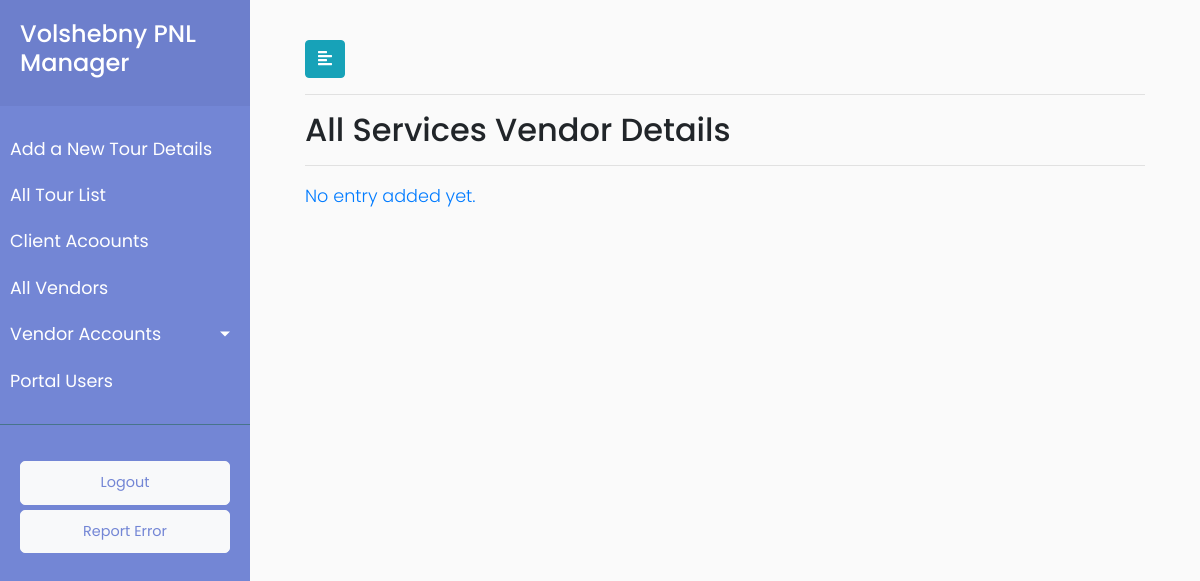
Before: /vendor/details/allservices/22/Pending/ (signed in) with the older database file.
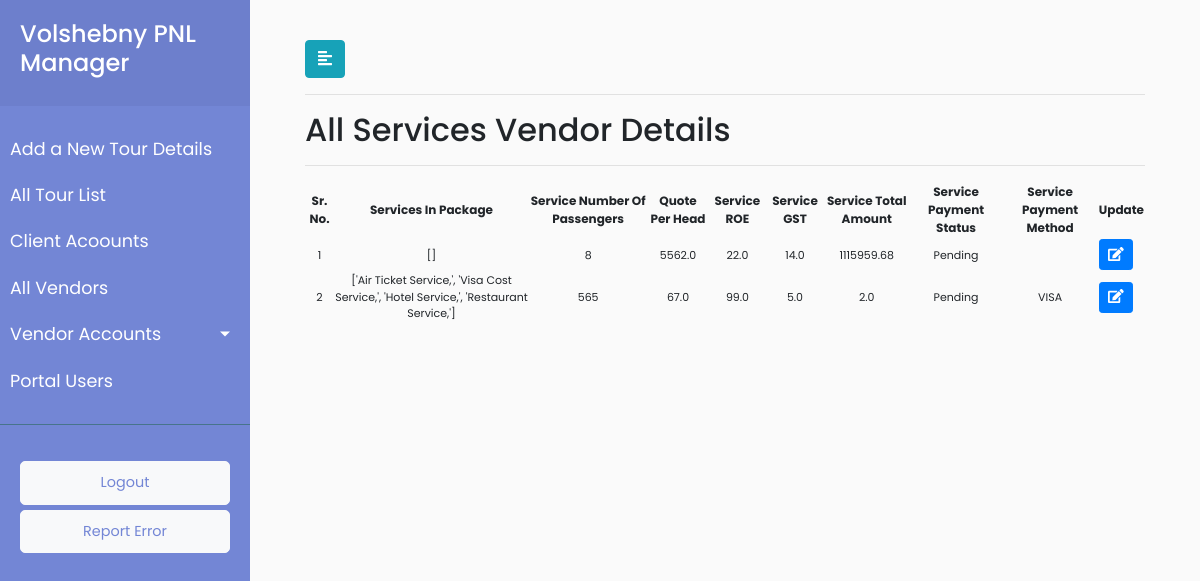
After: the same page with the newer database file.
### payment/models.py (models this page shows, shortened)
class Service(models.Model):
        payment_status=(('Pending','Pending'),('Done','Done'))
        service_vendor_id = models.ForeignKey(Vendor, on_delete = models.CASCADE,default="2")
        service_number_of_passengers =  models.CharField(max_length=920,blank=True)
        service_quote_per_head = models.FloatField(blank=True)
        service_roe = models.FloatField(blank=True)
        service_gst = models.FloatField(blank=True)
        service_total_amount =  models.FloatField(default=0.0,blank=True)
        service_payment_method = models.CharField(max_length=920,default="")
        service_vendor_payment_status = models.CharField(choices=payment_status,max_length=920,default="Pending")
        objects = InheritanceManager()
        service_id = models.ForeignKey(Groupdescription, on_delete = models.CASCADE,default="11")

class AllServices(Service):
        service_type = models.CharField(max_length=920,default="All Services")
        allservices_airticket = models.BooleanField(default=False)
        allservices_visacost = models.BooleanField(default=False)
        allservices_hotel = models.BooleanField(default=False)
        allservices_restaurant = models.BooleanField(default=False)
        allservices_entrances = models.BooleanField(default=False)
        allservices_sapsan = models.BooleanField(default=False)
        allservices_guide = models.BooleanField(default=False)
        allservices_transport = models.BooleanField(default=False)
        class Meta:
                verbose_name_plural = "AllServices"
                verbose_name = "AllServices"

class Service(models.Model):
        payment_status=(('Pending','Pending'),('Done','Done'))
        service_vendor_id = models.ForeignKey(Vendor, on_delete = models.CASCADE,default="2")
        service_number_of_passengers =  models.CharField(max_length=920,blank=True)
        service_quote_per_head = models.FloatField(blank=True)
        service_roe = models.FloatField(blank=True)
        service_gst = models.FloatField(blank=True)
        service_total_amount =  models.FloatField(default=0.0,blank=True)
        service_payment_method = models.CharField(max_length=920,default="")
        service_vendor_payment_status = models.CharField(choices=payment_status,max_length=920,default="Pending")
        objects = InheritanceManager()
        service_id = models.ForeignKey(Groupdescription, on_delete = models.CASCADE,default="11")

### payment/views.py (the view)
# urls.py: re_path(r'^vendor/details/allservices/(?P<vendor_id>[\w\-\s\(\)]+)/(?P<payment_status>\w+)/$',views.vendor_payment_details_list,name='vendor_payment_list'),
@login_required(login_url='/user_login')
def vendor_payment_details_list(request,vendor_id,payment_status):
    vendor_pending = AllServices.objects.filter(service_vendor_id=vendor_id,service_vendor_payment_status=payment_status).all()
    userrole = request.user.user_role
    allservices_dict = functions.all_service_dictionary_generator
    data = {"userrole":userrole, "vendor_pending": vendor_pending,'allservices_dict':allservices_dict }
    return render(request, 'payment/vendor_payment_details.html',data)

### payment/templatetags/all_services_list_filters.py (called while the page is built)
@register.filter
def get_item(dictionary, key):
    return dictionary.get(int(str(key)))

### payment/templates/payment/vendor_payment_details.html (shortened to what this page needs)
{% extends 'payment/base.html' %}
{% load all_services_list_filters %}
{% load static %}
{% block stylesheets %}
<link rel="stylesheet" href="//cdn.datatables.net/1.10.19/css/jquery.dataTables.min.css">
{% endblock stylesheets %}
{% block content %}
<div id="content">
	<div class="container-fluid">
		<button type="button" id="sidebarCollapse" class="btn btn-info">
			<i class="fas fa-align-left"></i>
		</button>
		<hr>
		<h2>All Services Vendor Details</h2>
	<hr>
		<div>
			{% if vendor_pending %}
			<table id="test_table">
				<thead style="font-size:12px">
					<tr>
						<th class="text-center" scope="col">Sr. No.</th>
						<th class="text-center" scope="col">Services In Package</th>
						<th class="text-center" scope="col">Service Number Of Passengers</th>
						<th class="text-center" scope="col">Quote Per Head</th>
						<th class="text-center" scope="col">Service ROE</th>
						<th class="text-center" scope="col">Service GST</th>
						<th class="text-center" scope="col">Service Total Amount</th>
						<th class="text-center" scope="col">Service Payment Status</th>
						<th class="text-center" scope="col">Service Payment Method</th>
						<th class="text-center" scope="col">Update</th>
					</tr>
				</thead>
				<tbody style="font-size:11px">
					{% for vendor in vendor_pending %}
					<tr>
						<td class="text-center" scope="row">{{ forloop.counter }}</td>
						<td class="text-center">{{ allservices_dict|get_item:vendor.pk }}</td>
						<td class="text-center">{{ vendor.service_number_of_passengers }}</td>
						<td class="text-center">{{ vendor.service_quote_per_head }}</td>
						<td class="text-center">{{ vendor.service_roe }}</td>
						<td class="text-center">{{ vendor.service_gst }}</td>
						<td class="text-center">{{ vendor.service_total_amount }}</td>
						<td class="text-center">{{ vendor.service_vendor_payment_status }}</td>
						<td class="text-center">{{ vendor.service_payment_method }}</td>
                        <td>
							<button type="button" class="update-book btn btn-sm btn-primary" data-id="{% url 'payment:vendor_service_update' vendor.pk %}">
								<span class="fa fa-edit"></span>
							</button>
						</td>
					</tr>
					{% endfor %}
				</tbody>
			</table>
			{% else %}
			<p class="no-leads text-primary">No entry added yet.</p>
			{% endif %}
		</div>
	</div>
</div>
{% endblock %}

### payment/templates/payment/base.html (shortened to what this page needs)
<!DOCTYPE html>
<html>
{% load static %}
<head>
    <link rel="stylesheet" href="https://stackpath.bootstrapcdn.com/bootstrap/4.1.0/css/bootstrap.min.css">
    <link rel="stylesheet" href="{% static 'payment/style.css' %}">
    <link rel="stylesheet" href="https://cdnjs.cloudflare.com/ajax/libs/malihu-custom-scrollbar-plugin/3.1.5/jquery.mCustomScrollbar.min.css">
	{% block stylesheets %}
	{% endblock stylesheets %}
</head>
<body>
    <div class="wrapper">
        <nav id="sidebar">
            <div class="sidebar-header">
                <h4>Volshebny PNL Manager</h4>
            </div>
            <ul class="list-unstyled components">
                <li>
                    <a href="{% url 'payment:group_description_form' %}">Add a New Tour Details</a>
                </li>
                <li>
                    <a href="{% url 'payment:pnllist' %}">All Tour List</a>
                </li>
                <li>
                    <a href="{% url 'payment:clientlist' %}">Client Acoounts</a>
                </li>
                <li>
                    <a href="{% url 'payment:vendorlist' %}">All Vendors</a>
                </li>
                <li>
                    <a href="#homeSubmenu" data-toggle="collapse" aria-expanded="false" class="dropdown-toggle">Vendor Accounts</a>
                </li>
                <li>
                    <a href="{% url 'payment:userlist' %}">Portal Users</a>
                </li>
            </ul>
            <ul class="list-unstyled CTAs">
                <li>
                    <a href="{% url 'payment:logout' %}" class="btn btn-light">
                        <font color="#7386D5">Logout</font>
                    </a>
                </li>
                <li>
                    <a href="{% url 'payment:report_error' %}" class="btn btn-light">
                        <font color="#7386D5">Report Error</font>
                    </a>
                </li>
            </ul>
        </nav>
        <div>
            {% block content %}
            {% endblock %}
        </div>
    </div>
</body>
</html>

### payment/static/payment/style.css (style rules this page uses)
body { font-family: 'Poppins', sans-serif; background: #fafafa; }
a, a:hover, a:focus { color: inherit; text-decoration: none; transition: all 0.3s; }
.wrapper { display: flex; width: 100%; }
#sidebar { width: 250px; position: fixed; top: 0; left: 0; height: 100vh; z-index: 999; background: #7386D5; color: #fff; transition: all 0.3s; }
#sidebar .sidebar-header { padding: 20px; background: #6d7fcc; }
#sidebar ul.components { padding: 20px 0; border-bottom: 1px solid #47748b; }
#sidebar ul li a { padding: 10px; font-size: 1.1em; display: block; }
a[data-toggle="collapse"] { position: relative; }
.dropdown-toggle::after { display: block; position: absolute; top: 50%; right: 20px; transform: translateY(-50%); }
ul.CTAs { padding: 20px; }
ul.CTAs a { text-align: center; font-size: 0.9em !important; display: block; border-radius: 5px; margin-bottom: 5px; }
#content { width: calc(100% - 250px); padding: 40px; min-height: 100vh; transition: all 0.3s; position: absolute; top: 0; right: 0; }

Changed rows visible on the page:
added AllServices: service_number_of_passengers "8", service_quote_per_head "5562.0", service_roe "22.0", service_gst "14.0", service_total_amount "1115959.68", service_vendor_payment_status "Pending"
added AllServices: allservices_airticket+allservices_visacost+allservices_hotel "[]", allservices_airticket+allservices_visacost+allservices_hotel "['Air Ticket Service,', 'Visa Cost Service,', 'Hotel Service,', 'Restaurant Service,']"
added AllServices: service_number_of_passengers "565", service_quote_per_head "67.0", service_roe "99.0", service_gst "5.0", service_total_amount "2.0", service_vendor_payment_status "Pending", service_payment_method "VISA"
Other visible differences:
text no longer shown: "No entry added yet."
text now shown: "Sr. No. Services In Package Service Number Of Passengers Quote Per Head Service ROE Service GST Service Total Amount Service Payment Status Service Payment Method Update"
